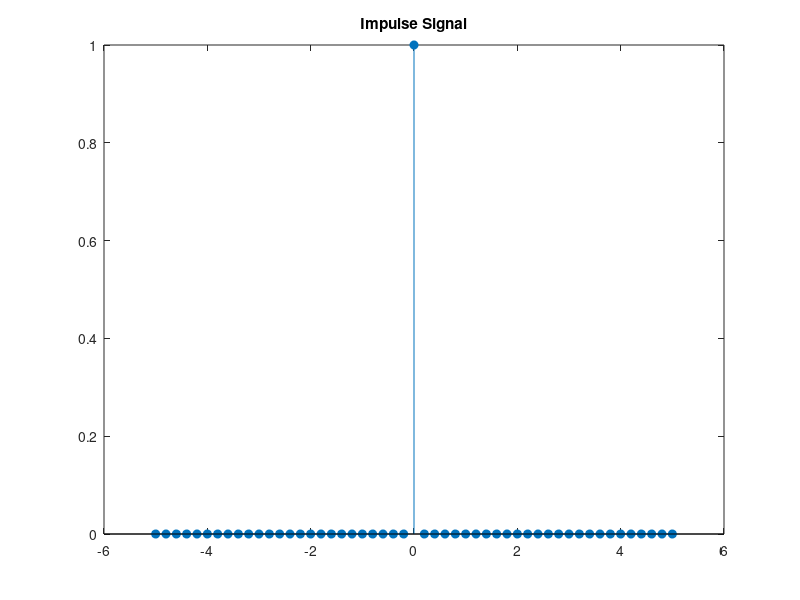

This chart was generated by the following MATLAB code:
x = [-5:0.2:5];
y = [];
for (a=x)
    if (a==0)
        y(end+1)=1;
    else
    y(end+1) = 0;
    end;
end
stem(x,y,"filled");
title('Impulse Signal');